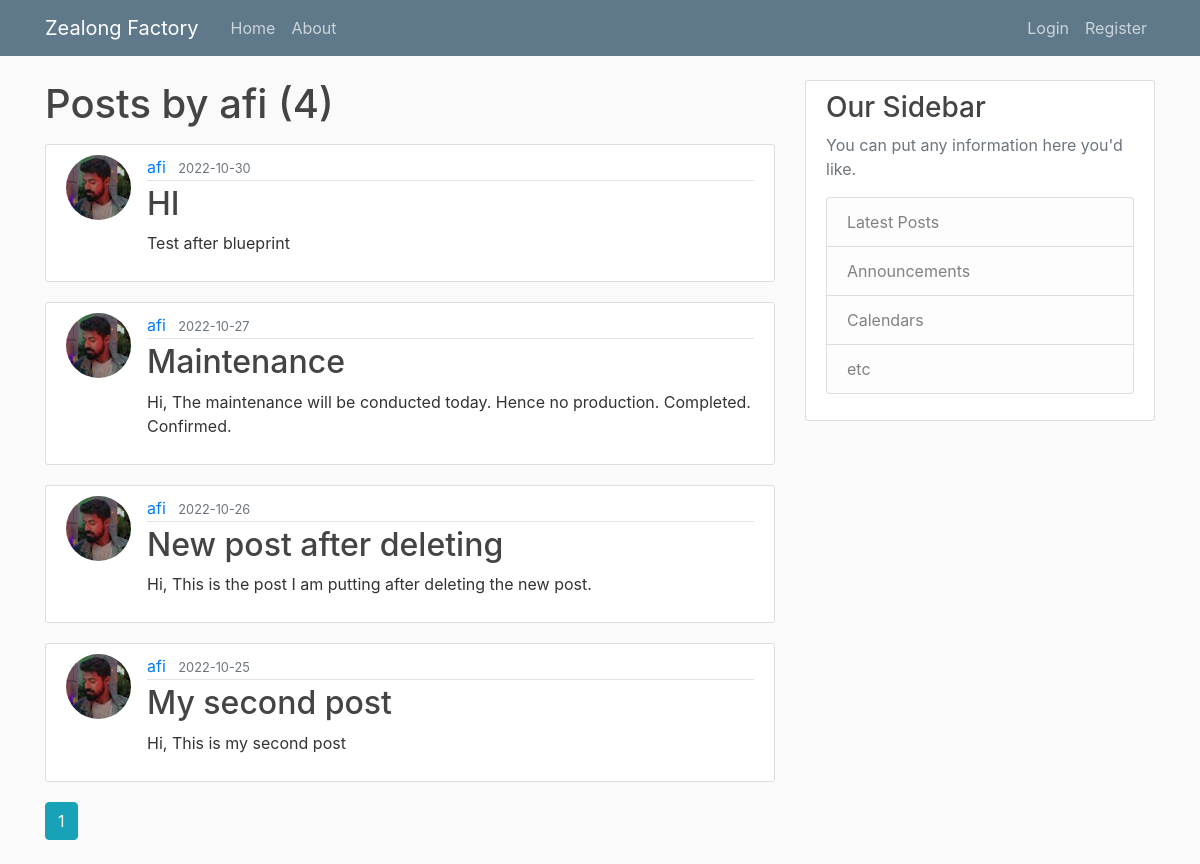
Page /user/afi on the committed database.
### flaskblog/models.py (models this page shows, shortened)
class User(db.Model, UserMixin):
    id = db.Column(db.Integer, primary_key=True) #primary key coz, unique id for our user
    username =db.Column(db.String(20),unique=True, nullable=False)
    email =db.Column(db.String(120),unique=True, nullable=False)
    image_file =db.Column(db.String(20), nullable=False, default='default.jpg') # removed unique since they can have a default pic
    password= db.Column(db.String(60),nullable=False) #not unique, since people can have same passwords
    posts =db.relationship('Post' ,backref='author', lazy =True)

class Post(db.Model):
    id = db.Column(db.Integer, primary_key=True)
    title = db.Column(db.String(100),nullable=False)
    date_posted = db.Column(db.DateTime,nullable=False,default=datetime.utcnow)
    content = db.Column(db.Text, nullable=False)
    user_id = db.Column(db.Integer,db.ForeignKey('user.id'), nullable =False)

### flaskblog/users/routes.py (the view)
@users.route("/user/<string:username>")
def user_posts(username):
    page =request.args.get('page', 1 ,type =int)
    user = User.query.filter_by(username=username).first_or_404()
    posts = Post.query.filter_by(author=user)\
        .order_by(Post.date_posted.desc())\
        .paginate(page =page, per_page =5)
    return render_template('user_posts.html', posts=posts, user=user)

### flaskblog/templates/user_posts.html
{% extends "layout.html" %}
{% block content %}
    <h1 class="mb-3"> Posts by {{ user.username }} ({{ posts.total }})</h1>
    {% for post in posts.items %}
        <article class="media content-section">
          <img class="rounded-circle article-img" src="{{ url_for('static', filename='profile_pics/' + post.author.image_file) }}">
          <div class="media-body">
            <div class="article-metadata">
              <a class="mr-2" href="{{ url_for('users.user_posts',username=post.author.username) }}">{{ post.author.username }}</a>
              <small class="text-muted">{{ post.date_posted.strftime('%Y-%m-%d') }}</small>
            </div>
            <h2><a class="article-title" href="{{ url_for('posts.post', post_id=post.id) }}">{{ post.title }}</a></h2>
            <p class="article-content">{{ post.content }}</p>
          </div>
        </article>
    {% endfor %}
    {% for page_num in posts.iter_pages(left_edge=1, right_edge=1, left_current=1, right_current=2) %}
      {% if page_num %}
        {% if posts.page == page_num %}
          <a class="btn btn-info mb-4" href="{{ url_for('users.user_posts',username=user.username, page=page_num) }}">{{ page_num }}</a>
        {% else %}
          <a class="btn btn-outline-info mb-4" href="{{ url_for('users.user_posts',username=user.username, page=page_num) }}">{{ page_num }}</a>
        {% endif %}
      {% else %}
        ...
      {% endif %}
    {% endfor %}
{% endblock content %}

### flaskblog/static/main.css (style rules this page uses)
body { background: #fafafa; color: #333333; margin-top: 5rem; }
h1, h2, h3, h4, h5, h6 { color: #444444; }
.content-section { background: #ffffff; padding: 10px 20px; border: 1px solid #dddddd; border-radius: 3px; margin-bottom: 20px; }
.article-title { color: #444444; }
.article-content { white-space: pre-line; }
.article-img { height: 65px; width: 65px; margin-right: 16px; }
.article-metadata { padding-bottom: 1px; margin-bottom: 4px; border-bottom: 1px solid #e3e3e3 }

### rows in the picture
User: username "afi"
Post: image_file (picture), author.username "afi", date_posted "2022-10-30", title "HI", content "Test after blueprint"
Post: image_file (picture), author.username "afi", date_posted "2022-10-27", title "Maintenance", content "Hi, The maintenance will be conducted today. Hence no production. Completed. Confirmed."
Post: image_file (picture), author.username "afi", date_posted "2022-10-26", title "New post after deleting", content "Hi, This is the post I am putting after deleting the new post."
Post: image_file (picture), author.username "afi", date_posted "2022-10-25", title "My second post", content "Hi, This is my second post"

### other values in the picture
{{ posts.total }} "4"
{{ page_num }} "1"
